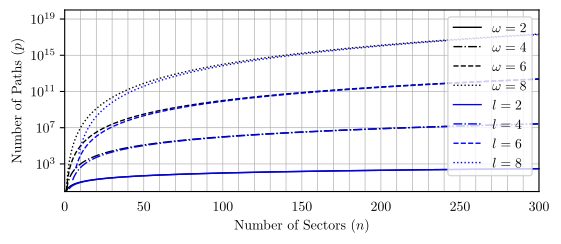

This figure's Python source:
#%%
# runs code as interactive cell 
# https://code.visualstudio.com/docs/python/jupyter-support-py

# IMPORTS #######################################

# plotting
import matplotlib.pyplot as plt
import matplotlib.font_manager as font_manager
# unit conversion
cm = 1/2.54 # for inches-cm conversion
# time manipulation
from datetime import datetime

# data science
import numpy as np
import pandas as pd
import math

# type hints
from typing import Tuple

# i/o
from pathlib import PurePath, Path

# SETUP #########################################

plt.rcParams.update({
    "text.usetex": True,
    "font.family": "Arial",
    "font.sans-serif": "Computer Modern",
    'font.size': 10
})

# DATA GENERATION ################################

def number_of_paths_two_nodes_graph_theory(n, l) -> int:
    '''
    Returns the number of paths of length l
    associated with an input-output-table with n sectors.
    Compare: https://math.stackexchange.com/a/4704603/
    '''
    result: int = 0
    for k in range(n-l-1, n-2+1): # mathematically: k=[n-l-1, n-2]
        if n-l >0:
            result += math.factorial(n-2) * 1/math.factorial(k)
        else:
            result += 0
    return result

def number_of_paths_two_nodes_power_series(n, omega) -> int:
    '''
    Returns the number of omega-order paths
    associated with an input-output-table with n sectors.
    Compare: https://doi.org/10.1017/9781108676212, Section 8.5.1
    '''
    return n**(omega-1)

def create_dataframe_number_of_paths(
        n_max: int = 300,
        param_max: int = 10,
) -> Tuple[pd.DataFrame, pd.DataFrame]:
    '''
    Creates a dataframe with the number of paths
    for all combinations of n and omega or l.
    '''

    df_power_series = pd.DataFrame()
    df_graph_theory = pd.DataFrame()
    index_series = pd.Series(range(1, n_max+1))
    df_power_series.index = index_series
    df_graph_theory.index = index_series
    
    for param in range(2, param_max):
        column_power_series = pd.Series()
        column_graph_theory = pd.Series()
        for n in index_series:
            column_power_series.loc[n]=number_of_paths_two_nodes_power_series(n, param)
            column_graph_theory.loc[n]=number_of_paths_two_nodes_graph_theory(n, param)
        df_power_series[param]=column_power_series
        df_graph_theory[param]=column_graph_theory

    return df_power_series, df_graph_theory

df_power_series, df_graph_theory = create_dataframe_number_of_paths()

# DATA MANIPULATION #############################

df_graph_theory = df_graph_theory.replace(0, np.nan)

# FIGURE ########################################

# SETUP ######################

fig, ax = plt.subplots(
        num = 'main',
        nrows = 1,
        ncols = 1,
        sharey=True,
        dpi = 300,
        figsize=(15.5*cm, 6*cm), # A4=(210x297)mm
    )

# DATA #######################

# AXIS SCALE #################

ax.set_yscale('log')

# AXIS LIMITS ################

ax.set_ylim(0, 1E20)
ax.set_xlim(0,300)

# TICKS AND LABELS ###########

ax.tick_params(axis='y', which='both', bottom=False)
ax.tick_params(axis='x', which='both', bottom=False)

# GRIDS ######################

ax.grid(True, which='both', axis='y', linestyle='-', linewidth = 0.5)
ax.grid(True, which='both', axis='x', linestyle='-', linewidth = 0.5)

ax.minorticks_on()

# AXIS LABELS ################

ax.set_ylabel("Number of Paths $(p)$")
ax.set_xlabel("Number of Sectors $(n)$")

# PLOTTING ###################

ax.plot(
    df_power_series.index,
    df_power_series[2],
    color = 'black',
    linewidth = 1,
    linestyle = 'solid',
    label = '$\omega=2$'
)
ax.plot(
    df_power_series.index,
    df_power_series[4],
    color = 'black',
    linewidth = 1,
    linestyle = 'dashdot',
    label = '$\omega=4$'
)
ax.plot(
    df_power_series.index,
    df_power_series[6],
    color = 'black',
    linewidth = 1,
    linestyle = 'dashed',
    label = '$\omega=6$'
)
ax.plot(
    df_power_series.index,
    df_power_series[8],
    color = 'black',
    linewidth = 1,
    linestyle = 'dotted',
    label = '$\omega=8$'
)

ax.plot(
    df_graph_theory.index,
    df_graph_theory[2],
    color = 'blue',
    linewidth = 1,
    linestyle = 'solid',
    label = '$l=2$'
)
ax.plot(
    df_graph_theory.index,
    df_graph_theory[4],
    color = 'blue',
    linewidth = 1,
    linestyle = 'dashdot',
    label = '$l=4$'
)
ax.plot(
    df_graph_theory.index,
    df_graph_theory[6],
    color = 'blue',
    linewidth = 1,
    linestyle = 'dashed',
    label = '$l=6$'
)
ax.plot(
    df_graph_theory.index,
    df_graph_theory[8],
    color = 'blue',
    linewidth = 1,
    linestyle = 'dotted',
    label = '$l=8$'
)

# LEGEND ####################

ax.legend(
    loc = 'upper right',
)

# EXPORT #########################################

figure_name: str = str(Path.cwd().stem + '.pdf')

plt.savefig(
    fname = figure_name,
    format="pdf",
    bbox_inches='tight',
    transparent = False
)
# %%

# %%
